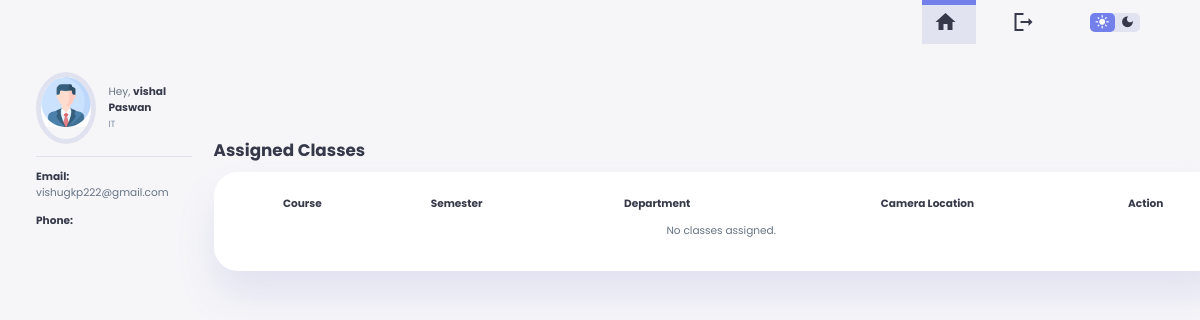
The app's page /teacher-dashboard/ (signed in) with its own data.
### app1/models.py (models this page shows, shortened)
class Teacher(models.Model):
    user = models.OneToOneField(User, on_delete=models.CASCADE, related_name="teacher_profile")
    name = models.CharField(max_length=255)
    email = models.EmailField(max_length=255)
    phone_number = models.CharField(max_length=15, blank=True, null=True)
    department = models.ForeignKey(Department, on_delete=models.SET_NULL, null=True, blank=True, related_name="teachers")

class Department(models.Model):
    name = models.CharField(max_length=255)
    description = models.TextField()

### app1/views.py (the view)
# urls.py: path('teacher-dashboard/', views.teacher_dashboard, name='teacher_dashboard'),
@login_required
def teacher_dashboard(request):
    try:
        teacher = Teacher.objects.get(user=request.user)
    except Teacher.DoesNotExist:
        return redirect('admin_dashboard')
    assigned_classes = AssignedClass.objects.filter(teacher=teacher)
    return render(request, 'teacher/teacher_dashboard.html', {
        'teacher': teacher,
        'assigned_classes': assigned_classes
    })

### templates/teacher/teacher_dashboard.html (shortened to what this page needs)
{% load static %}
<!DOCTYPE html>
<html lang="en">
<head>
    <link rel="stylesheet" href="{% static 'style.css' %}">
</head>
<body>
    <header>
        <div class="navbar">
            <a href="{% url 'teacher_dashboard' %}" class="active">
                <span class="material-icons-sharp">home</span>
            </a>
            <a href="{% url 'logout' %}">
                <span class="material-icons-sharp">logout</span>
            </a>
        </div>
        <div class="theme-toggler">
            <span class="material-icons-sharp active">light_mode</span>
            <span class="material-icons-sharp">dark_mode</span>
        </div>
    </header>
    <div class="container">
        <aside>
            <div class="profile">
                <div class="top">
                    <div class="profile-photo">
                        <img src="{% static 'images/defual.png' %}" alt="Profile Photo">
                    </div>
                    <div class="info">
                        <p>Hey, <b>{{ teacher.name }}</b></p>
                        <small class="text-muted">{{ teacher.department.name }}</small>
                    </div>
                </div>
                <div class="about">
                    <div class="profile-details">
                        <p><strong>Email:</strong> {{ teacher.email }}</p>
                        <p><strong>Phone:</strong> {{ teacher.phone }}</p>
                    </div>
                </div>
            </div>
        </aside>
        <main>
            <div class="timetable" id="timetable">
                <div>
                    <h2>Assigned Classes</h2>
                </div>
                <table>
                    <thead>
                        <tr>
                            <th>Course</th>
                            <th>Semester</th>
                            <th>Department</th>
                            <th>Camera Location</th>
                            <th>Action</th>
                        </tr>
                    </thead>
                    <tbody>
                        {% for assigned_class in assigned_classes %}
                        <tr>
                            <td>{{ assigned_class.course.name }}</td>
                            <td>{{ assigned_class.semester.name }}</td>
                            <td>{{ assigned_class.department.name }}</td>
                            <td>{{ assigned_class.camera.location }} ({{ assigned_class.camera.name }})</td>
                            <td>
                                <a href="{% url 'teacher_mark_attendance' assigned_class.id %}" class="btn btn-primary" style="padding: 5px 10px; background-color: #7380ec; color: white; border-radius: var(--border-radius-1); text-decoration: none; margin-right: 10px;">Mark Attendance</a>
                                <a href="{% url 'teacher_view_attendance' assigned_class.id %}" class="btn btn-primary" style="padding: 5px 10px; background-color: #41f1b6; color: white; border-radius: var(--border-radius-1); text-decoration: none;">View Attendance</a>
                            </td>
                        </tr>
                        {% empty %}
                        <tr>
                            <td colspan="5">No classes assigned.</td>
                        </tr>
                        {% endfor %}
                    </tbody>
                </table>
            </div>
        </main>
    </div>
</body>
</html>

### static/style.css (style rules this page uses)
:root { --color-primary: #7380ec; --color-danger: #ff7782; --color-success: #41f1b6; --color-warning: #ffbb55; --color-white: #fff; --color-info: #7d8da1; --color-dark: #363949; --color-light: rgba(132, 139, 200, 0.18); --color-dark-varient: #677483; --color-background: #f6f6f9; --card-border-radius: 2rem; --border-radius-1: 0.4rem; --border-radius-2: 1.2rem; --card-padding: 1.8rem; --box-shadow: 0 2rem 3rem var(--color-light) }
* { margin:0; padding: 0; text-decoration: none; list-style: none; box-sizing: border-box; }
html { font-size: 14px; scroll-behavior: smooth; }
body { font-family: 'Poppins', sans-serif; font-size: .88rem; background: var(--color-background); user-select: none; overflow-x: hidden; color: var(--color-dark); }
* { color: var(--color-dark); }
img { display: block; width: 100%; }
h2 { font-size: 1.4rem; }
small { font-size: .75rem; }
.text-muted { color: var(--color-info); }
p { color: var(--color-dark-varient); }
b { color: var(--color-dark); }
.container { position: relative; display: grid; width: 93%; margin: 0 3rem; gap: 1.8rem; grid-template-columns: 14rem auto 23rem; padding-top: 4rem; }
header { position: fixed; width: 100vw; z-index: 1000; background-color: var(--color-background); }
header, header .navbar { display: flex; align-items: center; justify-content: flex-end; padding: 0 3rem; color: var(--color-info); }
header .navbar a { display: flex; margin-left: 2rem; gap: 1rem; align-items: center; justify-content: space-between; position: relative; height: 3.7rem; transition: all 300ms ease; padding: 0 2rem; }
header .navbar a.active { background: var(--color-light); color: var(--color-primary); }
header .navbar a.active::before { content: ""; background-color: var(--color-primary); position: absolute; height: 5px; width: 100%; left: 0;top: 0; }
header .theme-toggler { background: var(--color-light); display: flex; justify-content: space-between; align-items: center; height: 1.6rem; width: 4.2rem; cursor: pointer; border-radius: var(--border-radius-1); margin-right: 2rem; }
header .theme-toggler span { font-size: 1.2rem; width: 50%; height: 100%; display: flex; align-items: center; justify-content: center; }
header .theme-toggler span.active { background-color: var(--color-primary); color: white; border-radius: var(--border-radius-1); }
aside .profile { margin-top: 2rem; width: 13rem; position: fixed; }
aside .profile .top { display: flex; align-items: center; gap: 1rem; border-bottom: 1px solid var(--color-light); padding-bottom: 1rem; }
aside .profile .top .profile-photo { width: 6rem; height: 6rem; border-radius: 50%; overflow: hidden; border: 5px solid var(--color-light); transition: all 400ms ease; }
aside .profile .about p { padding-bottom: 1rem; }
aside .profile .about { margin-top: 1rem; }
main { position: relative; margin-top: 1.4rem; }
main .timetable { margin-top: 2rem; }
main .timetable h2 { margin-bottom: .8rem; }
main .timetable table { background-color: var(--color-white); width: 100%; border-radius: var(--card-border-radius); padding: var(--card-padding); text-align: center; box-shadow: var(--box-shadow); transition: all 300ms ease; }
main table tbody td { height: 2.8rem; border-bottom: 1px solid var(--color-light); color: var(--color-dark-varient); }
main table tbody tr:last-child td { border: none; }
.timetable div { position: relative; width: 50%; display: flex; align-items: center; justify-content: space-between; }
@media screen and (max-width: 1200px) { html { font-size: 12px; } }
@media screen and (max-width: 1200px) { .container { grid-template-columns: 13rem auto 20rem; } }
@media screen and (max-width: 1200px) { header { position: fixed; } }
@media screen and (max-width: 1200px) { .container { padding-top: 4rem; } }
@media screen and (max-width: 1200px) { header .navbar a { width: 4.5rem; padding: 0 1rem; } }
@media screen and (max-width: 1200px) { main .timetable { width: 150%; position: absolute; padding: 4rem 0 0 0; } }

### records on screen
Teacher: name "vishal Paswan", department.name "IT", email "vishugkp222@gmail.com"
